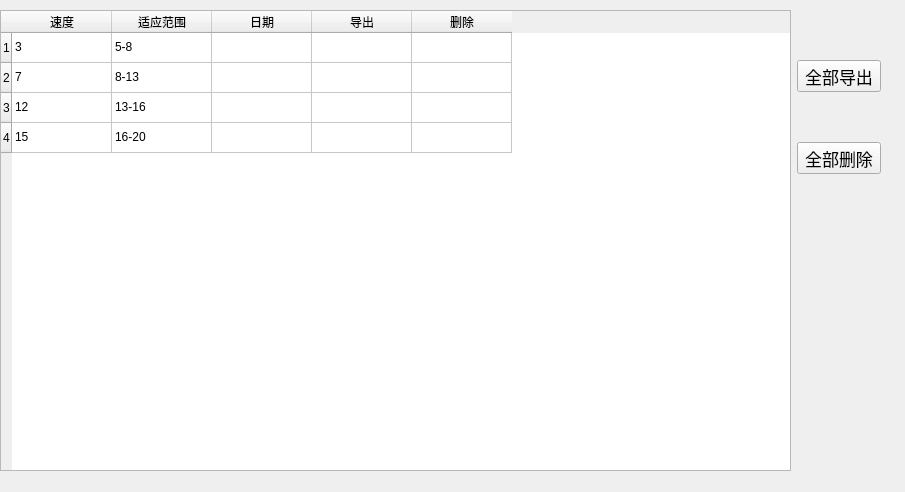
<?xml version="1.0" encoding="UTF-8"?>
<ui version="4.0">
 <class>DlgManageSearchStdWheel</class>
 <widget class="QDialog" name="DlgManageSearchStdWheel">
  <property name="geometry">
   <rect>
    <x>0</x>
    <y>0</y>
    <width>905</width>
    <height>492</height>
   </rect>
  </property>
  <property name="windowTitle">
   <string>Dialog</string>
  </property>
  <widget class="QWidget" name="horizontalLayoutWidget">
   <property name="geometry">
    <rect>
     <x>0</x>
     <y>10</y>
     <width>881</width>
     <height>461</height>
    </rect>
   </property>
   <layout class="QHBoxLayout" name="mainLayout">
    <item>
     <widget class="QTableWidget" name="tableWidget">
      <property name="textElideMode">
       <enum>Qt::ElideRight</enum>
      </property>
      <row>
       <property name="text">
        <string>1</string>
       </property>
      </row>
      <row>
       <property name="text">
        <string>2</string>
       </property>
      </row>
      <row>
       <property name="text">
        <string>3</string>
       </property>
      </row>
      <row>
       <property name="text">
        <string>4</string>
       </property>
      </row>
      <column>
       <property name="text">
        <string>速度</string>
       </property>
      </column>
      <column>
       <property name="text">
        <string>适应范围</string>
       </property>
      </column>
      <column>
       <property name="text">
        <string>日期</string>
       </property>
      </column>
      <column>
       <property name="text">
        <string>导出</string>
       </property>
      </column>
      <column>
       <property name="text">
        <string>删除</string>
       </property>
      </column>
      <item row="0" column="0">
       <property name="text">
        <string>3</string>
       </property>
      </item>
      <item row="0" column="1">
       <property name="text">
        <string>5-8</string>
       </property>
      </item>
      <item row="0" column="2">
       <property name="text">
        <string/>
       </property>
      </item>
      <item row="1" column="0">
       <property name="text">
        <string>7</string>
       </property>
      </item>
      <item row="1" column="1">
       <property name="text">
        <string>8-13</string>
       </property>
      </item>
      <item row="2" column="0">
       <property name="text">
        <string>12</string>
       </property>
      </item>
      <item row="2" column="1">
       <property name="text">
        <string>13-16</string>
       </property>
      </item>
      <item row="3" column="0">
       <property name="text">
        <string>15</string>
       </property>
      </item>
      <item row="3" column="1">
       <property name="text">
        <string>16-20</string>
       </property>
      </item>
     </widget>
    </item>
    <item>
     <layout class="QVBoxLayout" name="verticalLayout" stretch="1,1,5">
      <property name="spacing">
       <number>50</number>
      </property>
      <property name="topMargin">
       <number>50</number>
      </property>
      <item>
       <widget class="QToolButton" name="toolButton">
        <property name="font">
         <font>
          <family>楷体</family>
          <pointsize>13</pointsize>
         </font>
        </property>
        <property name="styleSheet">
         <string notr="true"/>
        </property>
        <property name="text">
         <string>全部导出</string>
        </property>
       </widget>
      </item>
      <item>
       <widget class="QToolButton" name="toolButton_2">
        <property name="font">
         <font>
          <family>楷体</family>
          <pointsize>13</pointsize>
         </font>
        </property>
        <property name="text">
         <string>全部删除</string>
        </property>
       </widget>
      </item>
      <item>
       <spacer name="verticalSpacer_3">
        <property name="orientation">
         <enum>Qt::Vertical</enum>
        </property>
        <property name="sizeHint" stdset="0">
         <size>
          <width>20</width>
          <height>40</height>
         </size>
        </property>
       </spacer>
      </item>
     </layout>
    </item>
   </layout>
  </widget>
 </widget>
 <resources/>
 <connections/>
</ui>
